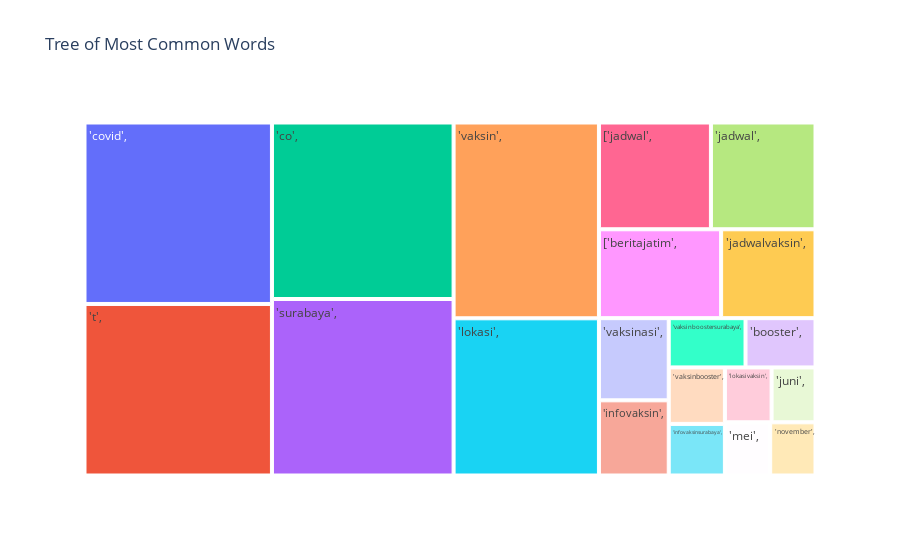

The notebook cell this image was saved under:
### Code cell
import plotly.express as px

# Results from determining sentiment polarity of df
results = df['stemmed_tokens'].apply(sentiment_analysis_lexicon_indonesia)
results = list(zip(*results))
df['polarity_score'] = results[0]
df['polarity'] = results[1]

# Create a temporary list column containing tokenized words
df['temp_list'] = df['stemmed_tokens'].apply(lambda x: str(x).split())

# Get the most common words
top_words = Counter([item for sublist in df['temp_list'] for item in sublist])
temp = pd.DataFrame(top_words.most_common(20))
temp.columns = ['Common_words', 'count']

# Create a Treemap
fig = px.treemap(temp, path=['Common_words'], values='count', title='Tree of Most Common Words')
fig.show()

### Figure 1 — Plotly figure (JSON) as saved in the notebook; plotly's stock layout.template omitted (floating-point values rounded to 4 significant figures)
{"data": [{"branchvalues": "total", "domain": {"x": [0, 1], "y": [0, 1]}, "hovertemplate": "labels=%{label}<br>count=%{value}<br>parent=%{parent}<br>id=%{id}<extra></extra>", "ids": ["'booster',", "'co',", "'covid',", "'infovaksin',", "'infovaksinsurabaya',", "'jadwal',", "'jadwalvaksin',", "'juni',", "'lokasi',", "'lokasivaksin',", "'mei',", "'november',", "'surabaya',", "'t',", "'vaksin',", "'vaksinasi',", "'vaksinbooster',", "'vaksinboostersurabaya',", "['beritajatim',", "['jadwal',"], "labels": ["'booster',", "'co',", "'covid',", "'infovaksin',", "'infovaksinsurabaya',", "'jadwal',", "'jadwalvaksin',", "'juni',", "'lokasi',", "'lokasivaksin',", "'mei',", "'november',", "'surabaya',", "'t',", "'vaksin',", "'vaksinasi',", "'vaksinbooster',", "'vaksinboostersurabaya',", "['beritajatim',", "['jadwal',"], "name": "", "parents": ["", "", "", "", "", "", "", "", "", "", "", "", "", "", "", "", "", "", "", ""], "type": "treemap", "values": [113, 1051, 1115, 172, 95, 366, 275, 79, 749, 84, 79, 79, 1051, 1054, 933, 188, 104, 124, 356, 392]}], "layout": {"legend": {"tracegroupgap": 0}, "title": {"text": "Tree of Most Common Words"}}}
